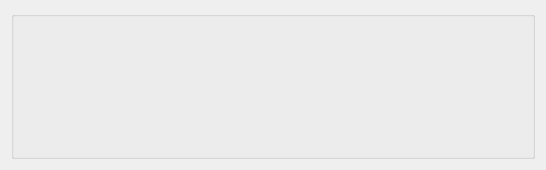
<?xml version="1.0" encoding="UTF-8"?>
<ui version="4.0">
 <class>Form</class>
 <widget class="QWidget" name="Form">
  <property name="geometry">
   <rect>
    <x>0</x>
    <y>0</y>
    <width>546</width>
    <height>170</height>
   </rect>
  </property>
  <property name="minimumSize">
   <size>
    <width>0</width>
    <height>50</height>
   </size>
  </property>
  <property name="maximumSize">
   <size>
    <width>16777215</width>
    <height>1000</height>
   </size>
  </property>
  <property name="windowTitle">
   <string>Form</string>
  </property>
  <layout class="QVBoxLayout" name="verticalLayout">
   <item>
    <widget class="QGroupBox" name="groupBox">
     <property name="title">
      <string/>
     </property>
    </widget>
   </item>
  </layout>
 </widget>
 <resources/>
 <connections/>
</ui>
